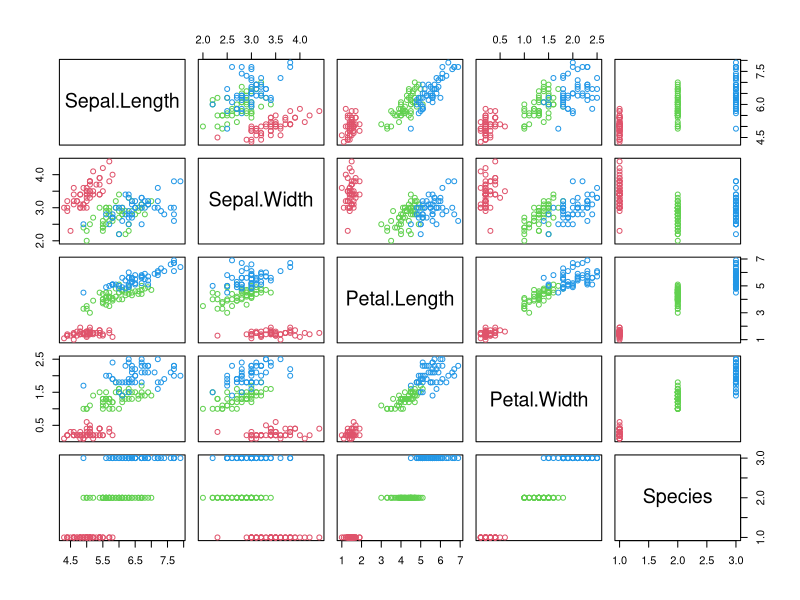
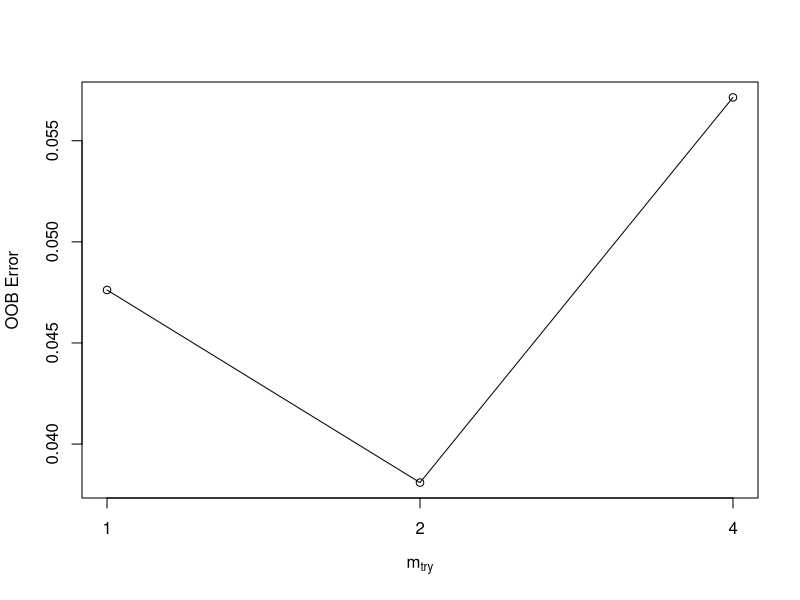
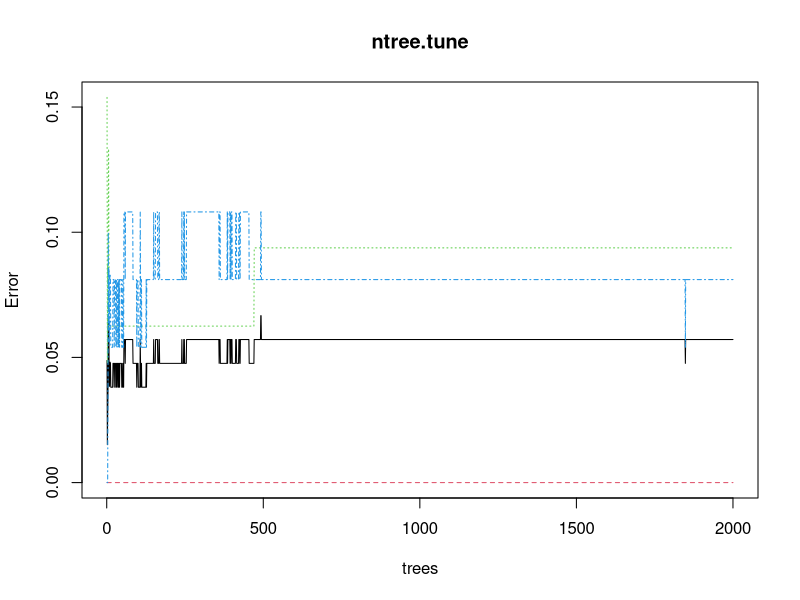

Generate these figures, in order, with R:
## ---- chunk 1
data(iris)
head(iris)
## ---- chunk 2
str(iris)
## ---- chunk 3
plot(iris, col=c(2, 3, 4)[iris$Species])
## ---- chunk 4
library(randomForest)

# シードを設定
set.seed(123) 
(iris.rf <- randomForest(Species ~ ., data = iris))
## ---- chunk 5
importance(iris.rf)
## ---- chunk 6
# シードを設定
set.seed(123) 

# データの分割
sample_indices <- sample(1:nrow(iris), 0.7 * nrow(iris))  
df.train <- iris[sample_indices, ]
df.test <- iris[-sample_indices, ]

# データサイズの確認
c(nrow(iris), nrow(df.train), nrow(df.test))
## ---- chunk 7
# シードを設定
set.seed(123)
(model.rf <- randomForest(Species ~ ., data = df.train))
## ---- chunk 8
prediction <- predict(model.rf, df.test)
## ---- chunk 9
(result <- table(prediction, df.test$Species))
(accuracy_prediction <- sum(diag(result)) / sum(result))
## ---- chunk 10
set.seed(123)
mtry.tune <- tuneRF(df.train[, -5], df.train[, 5], doBest = TRUE)
## ---- chunk 11
set.seed(123)
ntree.tune <- randomForest(Species ~ ., data = df.train, mtry = 2, ntree = 2000)
plot(ntree.tune)
